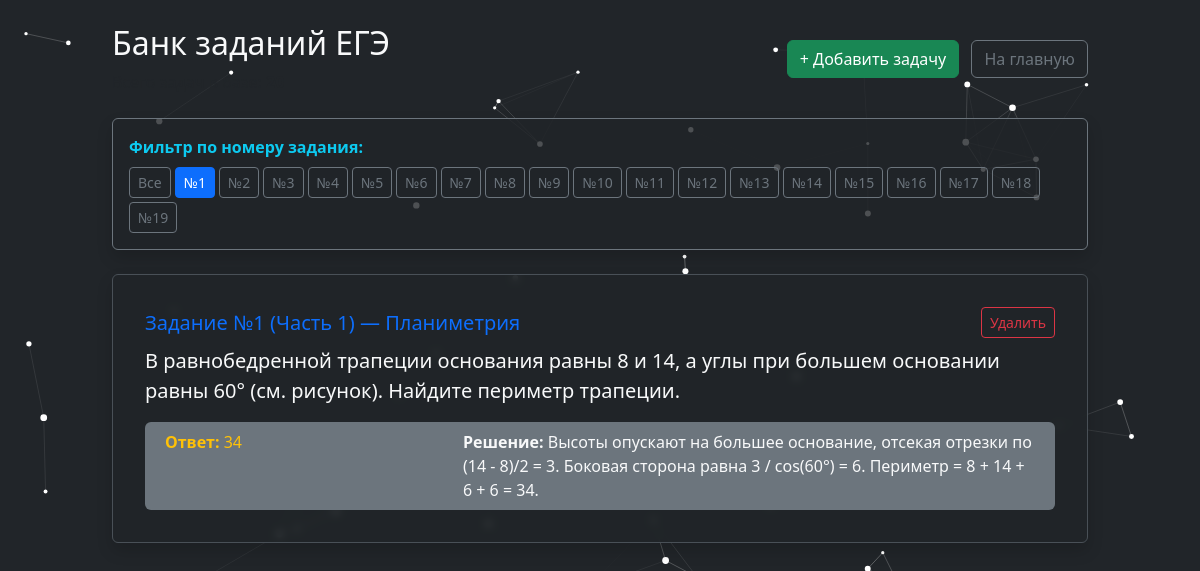
Before: /bank?task_number=1 with the older database file.
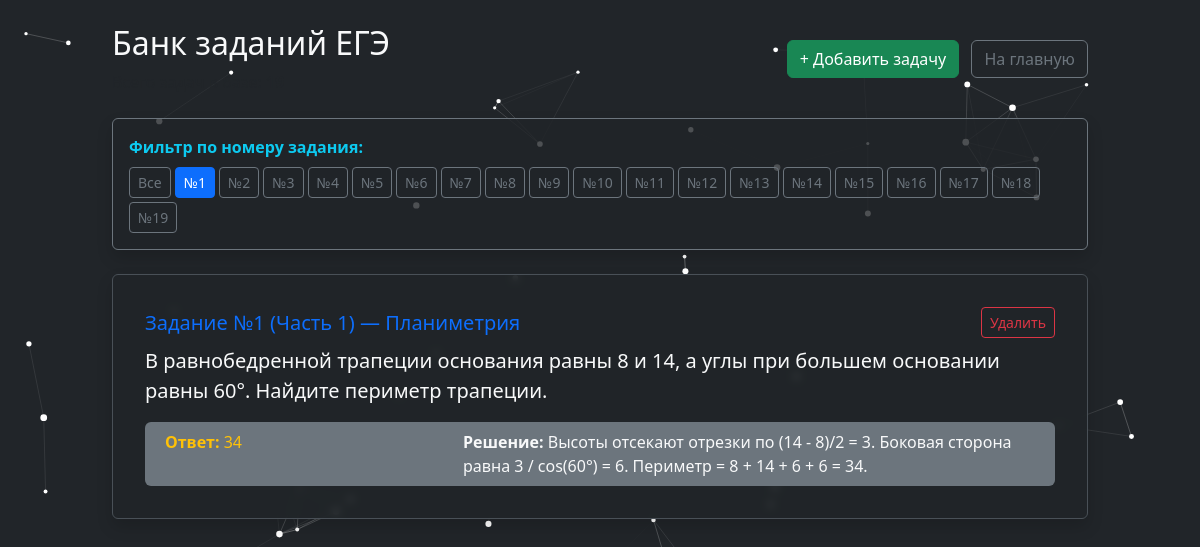
After: the same page with the newer database file.
### tables this page shows
CREATE TABLE tasks (
            id INTEGER PRIMARY KEY AUTOINCREMENT,
            task_number INTEGER NOT NULL,
            topic TEXT NOT NULL,
            text TEXT NOT NULL,
            answer TEXT NOT NULL,
            explanation TEXT,
            part INTEGER NOT NULL,
            image_url TEXT
        );

### app.py (the view)
@app.route('/bank')
def bank():
    selected_num = request.args.get('task_number', type=int)
    conn = get_db()
    cursor = conn.cursor()
    if selected_num:
        cursor.execute('SELECT * FROM tasks WHERE task_number = ? ORDER BY id DESC', (selected_num,))
    else:
        cursor.execute('SELECT * FROM tasks ORDER BY task_number ASC, id DESC')
    tasks = [dict(r) for r in cursor.fetchall()]
    cursor.execute('SELECT COUNT(*) FROM tasks')
    total_count = cursor.fetchone()[0]
    conn.close()
    return render_template('bank.html', tasks=tasks, selected_num=selected_num, total_count=total_count)

### app.py (called while the page is built)
def get_db():
    conn = sqlite3.connect('math_ege.db', timeout=10)
    conn.row_factory = sqlite3.Row
    return conn

### templates/bank.html (shortened to what this page needs)
<!DOCTYPE html>
<html lang="ru">
<head>
    <link href="https://cdn.jsdelivr.net/npm/bootstrap@5.3.0/dist/css/bootstrap.min.css" rel="stylesheet">
</head>
<body class="bg-dark text-light min-vh-100 p-4 position-relative">
    <div class="container" style="max-width: 1000px;">
        <div class="d-flex justify-content-between align-items-center mb-4">
            <div>
                <h2>Банк заданий ЕГЭ</h2>
                <span class="text-muted">Всего задач в базе: <strong>{{ total_count }}</strong></span>
            </div>
            <div>
                <a href="/add_task" class="btn btn-success me-2">+ Добавить задачу</a>
                <a href="/" class="btn btn-outline-secondary">На главную</a>
            </div>
        </div>
        <div class="card bg-dark border-secondary p-3 mb-4 shadow" style="background-color: rgba(33, 37, 41, 0.8) !important;">
            <div class="fw-bold mb-2 text-info">Фильтр по номеру задания:</div>
            <div class="d-flex flex-wrap gap-1">
                <a href="/bank" class="btn btn-sm {% if not selected_num %}btn-primary{% else %}btn-outline-secondary{% endif %}">Все</a>
                {% for n in range(1, 20) %}
                <a href="/bank?task_number={{ n }}" class="btn btn-sm {% if selected_num == n %}btn-primary{% else %}btn-outline-secondary{% endif %}">
                    №{{ n }}
                </a>
                {% endfor %}
            </div>
        </div>
        {% if tasks %}
            {% for task in tasks %}
            <div class="card text-light bank-card shadow p-3">
                <div class="card-body">
                    <div class="d-flex justify-content-between align-items-center mb-2">
                        <h5 class="text-primary m-0">Задание №{{ task.task_number }} (Часть {{ task.part }}) — {{ task.topic }}</h5>
                        <form action="/delete_task/{{ task.id }}" method="POST" onsubmit="return confirm('Удалить эту задачу из банка?');">
                            <button type="submit" class="btn btn-sm btn-outline-danger">Удалить</button>
                        </form>
                    </div>
                    <p class="card-text fs-5" style="white-space: pre-line;">{{ task.text }}</p>
                    <div class="row mt-3 bg-secondary p-2 rounded mx-0">
                        <div class="col-md-4 text-warning">
                            <strong>Ответ:</strong> {{ task.answer }}
                        </div>
                        <div class="col-md-8 text-light">
                            <strong>Решение:</strong> {{ task.explanation or '—' }}
                        </div>
                    </div>
                </div>
            </div>
            {% endfor %}
        {% else %}
            <div class="alert alert-secondary text-center">
                В банке пока нет задач для выбранного фильтра. Добавьте их через раздел «Добавить задачу».
            </div>
        {% endif %}
    </div>
</body>
</html>

### templates/bank.html (style rules this page uses)
.bank-card { background-color: rgba(33, 37, 41, 0.9) !important; backdrop-filter: blur(4px); border: 1px solid #495057; margin-bottom: 1.5rem; }

Changed rows visible on the page:
changed tasks "Планиметрия": text "В равнобедренной трапеции основания равны 8 и 14, а углы при большем основании равны 60° (см. рисунок). Найдите периметр трапеции." → "В равнобедренной трапеции основания равны 8 и 14, а углы при большем основании равны 60°. Найдите периметр трапеции."; explanation "Высоты опускают на большее основание, отсекая отрезки по (14 - 8)/2 = 3. Боковая сторона равна 3 / cos(60°) = 6. Периметр = 8 + 14 + 6 + 6 = 34." → "Высоты отсекают отрезки по (14 - 8)/2 = 3. Боковая сторона равна 3 / cos(60°) = 6. Периметр = 8 + 14 + 6 + 6 = 34."
